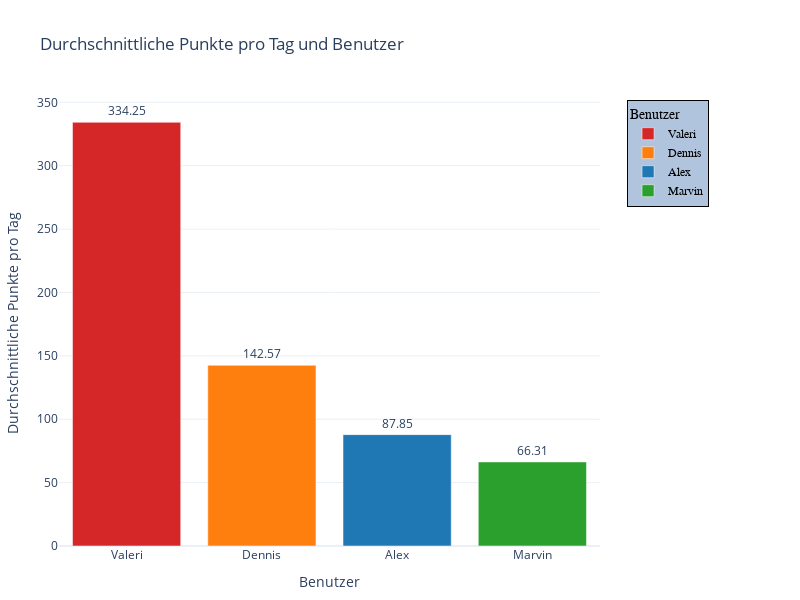

Notebook cell for this chart:
### Markdown cell above
## Wie viele Punkte wurden pro Tag pro Teilnehmer erzielt?

### Code cell
df['date'] = pd.to_datetime(df['date'], format='%d.%m.%Y')

daily_points = df.groupby(['name', 'date'], as_index=False)['points'].sum()

avg_points_per_day_df = daily_points.groupby('name', as_index=False)['points'].mean()

avg_points_per_day_df.rename(columns={'points': 'avg_points_per_day'}, inplace=True)

avg_points_per_day_df = avg_points_per_day_df.sort_values(by='avg_points_per_day', ascending=False)

fig = px.bar(
    avg_points_per_day_df,
    x='name',
    y='avg_points_per_day',
    color='name',
    color_discrete_map=user_colors,
    text='avg_points_per_day',      
    title='Durchschnittliche Punkte pro Tag und Benutzer',
    labels={
        'name': 'Benutzer',
        'avg_points_per_day': 'Durchschnittliche Punkte pro Tag'
    }
)

fig.update_layout(
    xaxis_title='Benutzer',
    yaxis_title='Durchschnittliche Punkte pro Tag',
    legend_title='Benutzer',
    template='plotly_white',  
    width=800,
    height=600,
    margin=dict(l=50, r=200, t=100, b=50)  
)

fig.update_traces(texttemplate='%{text:.2f}', textposition='outside')

fig.update_layout(
    legend=dict(
        x=1.05,
        y=1,
        traceorder='normal',
        font=dict(
            family='sans-serif',
            size=12,
            color='black'
        ),
        bgcolor='LightSteelBlue',
        bordercolor='Black',
        borderwidth=1
    )
)

fig.update_traces(marker=dict(line=dict(width=1, color='DarkSlateGrey')), selector=dict(mode='markers'))

fig.show()

### Figure 1 — Plotly figure (JSON) as saved in the notebook; plotly's stock layout.template omitted (floating-point values rounded to 4 significant figures)
{"data": [{"alignmentgroup": "True", "hovertemplate": "Benutzer=%{x}<br>Durchschnittliche Punkte pro Tag=%{text}<extra></extra>", "legendgroup": "Valeri", "marker": {"color": "#d62728", "pattern": {"shape": ""}}, "name": "Valeri", "offsetgroup": "Valeri", "orientation": "v", "showlegend": true, "text": [334.2], "textposition": "outside", "texttemplate": "%{text:.2f}", "type": "bar", "x": ["Valeri"], "xaxis": "x", "y": [334.2], "yaxis": "y"}, {"alignmentgroup": "True", "hovertemplate": "Benutzer=%{x}<br>Durchschnittliche Punkte pro Tag=%{text}<extra></extra>", "legendgroup": "Dennis", "marker": {"color": "#ff7f0e", "pattern": {"shape": ""}}, "name": "Dennis", "offsetgroup": "Dennis", "orientation": "v", "showlegend": true, "text": [142.6], "textposition": "outside", "texttemplate": "%{text:.2f}", "type": "bar", "x": ["Dennis"], "xaxis": "x", "y": [142.6], "yaxis": "y"}, {"alignmentgroup": "True", "hovertemplate": "Benutzer=%{x}<br>Durchschnittliche Punkte pro Tag=%{text}<extra></extra>", "legendgroup": "Alex", "marker": {"color": "#1f77b4", "pattern": {"shape": ""}}, "name": "Alex", "offsetgroup": "Alex", "orientation": "v", "showlegend": true, "text": [87.85], "textposition": "outside", "texttemplate": "%{text:.2f}", "type": "bar", "x": ["Alex"], "xaxis": "x", "y": [87.85], "yaxis": "y"}, {"alignmentgroup": "True", "hovertemplate": "Benutzer=%{x}<br>Durchschnittliche Punkte pro Tag=%{text}<extra></extra>", "legendgroup": "Marvin", "marker": {"color": "#2ca02c", "pattern": {"shape": ""}}, "name": "Marvin", "offsetgroup": "Marvin", "orientation": "v", "showlegend": true, "text": [66.31], "textposition": "outside", "texttemplate": "%{text:.2f}", "type": "bar", "x": ["Marvin"], "xaxis": "x", "y": [66.31], "yaxis": "y"}], "layout": {"barmode": "relative", "height": 600, "legend": {"bgcolor": "LightSteelBlue", "bordercolor": "Black", "borderwidth": 1, "font": {"color": "black", "family": "sans-serif", "size": 12}, "title": {"text": "Benutzer"}, "tracegroupgap": 0, "traceorder": "normal", "x": 1.05, "y": 1}, "margin": {"b": 50, "l": 50, "r": 200, "t": 100}, "title": {"text": "Durchschnittliche Punkte pro Tag und Benutzer"}, "width": 800, "xaxis": {"anchor": "y", "categoryarray": ["Valeri", "Dennis", "Alex", "Marvin"], "categoryorder": "array", "domain": [0, 1], "title": {"text": "Benutzer"}}, "yaxis": {"anchor": "x", "domain": [0, 1], "title": {"text": "Durchschnittliche Punkte pro Tag"}}}}
